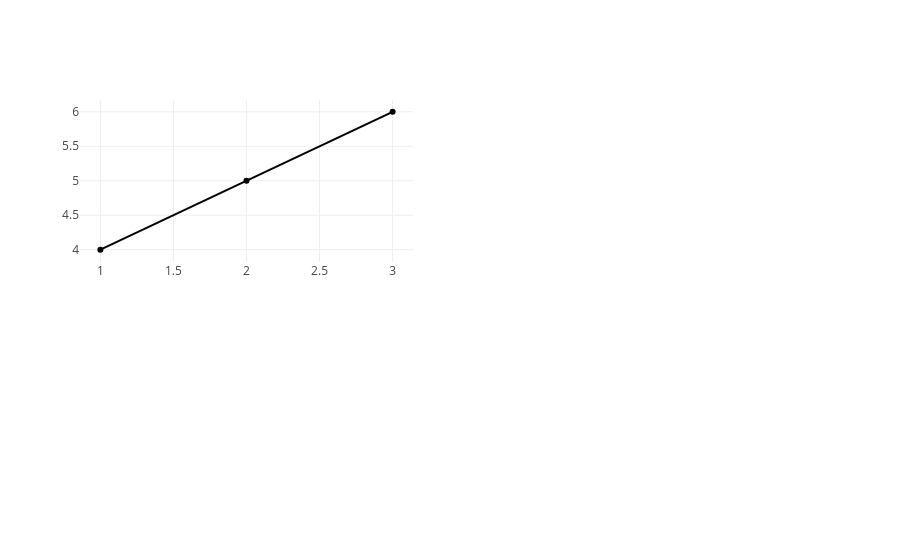

The notebook cell this image was saved under:
### Code cell
import plotly.graph_objects as go
from plotly.subplots import make_subplots
import plotly.express as px
import plotly.figure_factory as ff
from dash import dcc
import streamlit as st


fig = make_subplots(rows=2, cols=2)

plot1 = go.Scatter(x=[1, 2, 3],
                y=[4, 5, 6],
                mode='lines+markers',
                name='Plot 1')
fig.add_trace(plot1, row=1, col=1)

### Figure 1 — Plotly figure (JSON) as saved in the notebook; plotly's stock layout.template omitted (floating-point values rounded to 4 significant figures)
{"data": [{"mode": "lines+markers", "name": "Plot 1", "type": "scatter", "x": [1, 2, 3], "xaxis": "x", "y": [4, 5, 6], "yaxis": "y"}], "layout": {"xaxis": {"anchor": "y", "domain": [0, 0.45]}, "xaxis2": {"anchor": "y2", "domain": [0.55, 1]}, "xaxis3": {"anchor": "y3", "domain": [0, 0.45]}, "xaxis4": {"anchor": "y4", "domain": [0.55, 1]}, "yaxis": {"anchor": "x", "domain": [0.575, 1]}, "yaxis2": {"anchor": "x2", "domain": [0.575, 1]}, "yaxis3": {"anchor": "x3", "domain": [0, 0.425]}, "yaxis4": {"anchor": "x4", "domain": [0, 0.425]}}}
